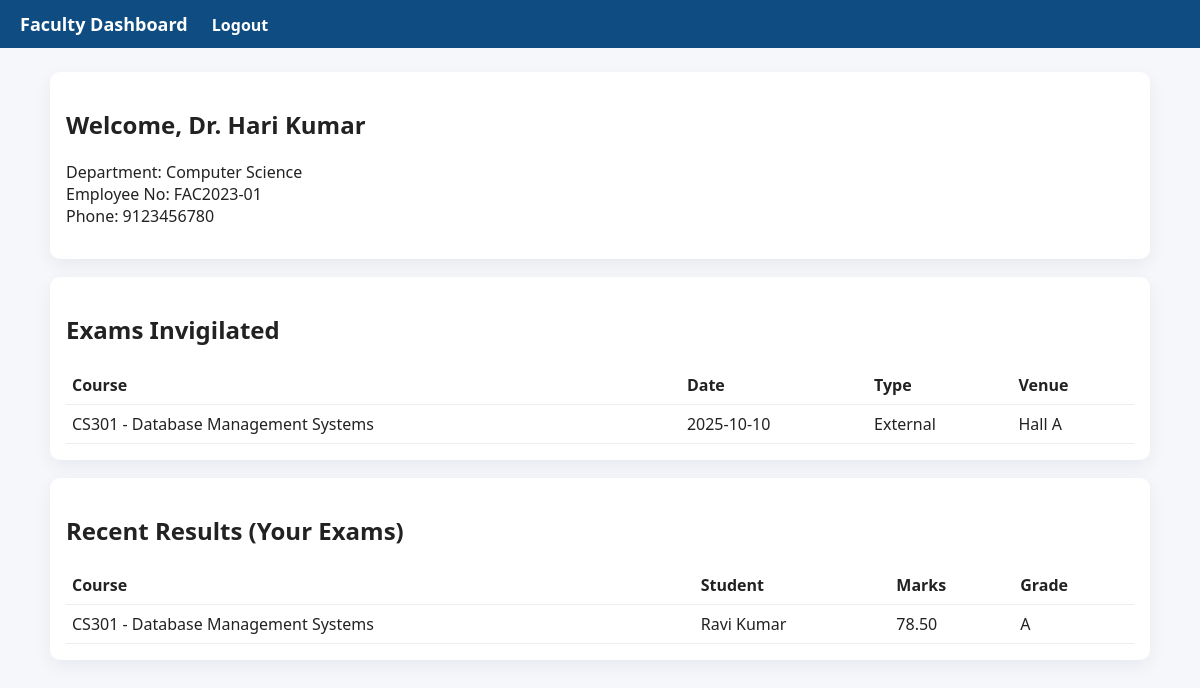
/dashboard_faculty.php (signed in), run on the app's committed database.
### tables this page shows
CREATE TABLE users (
  id INT AUTO_INCREMENT PRIMARY KEY,
  username VARCHAR(50) NOT NULL UNIQUE,
  password_hash VARCHAR(255) NOT NULL,
  full_name VARCHAR(150) NOT NULL,
  email VARCHAR(150) UNIQUE,
  role ENUM('admin','faculty','student') NOT NULL,
  created_at TIMESTAMP DEFAULT CURRENT_TIMESTAMP
);

CREATE TABLE faculty (
  faculty_id INT PRIMARY KEY,  
  employee_no VARCHAR(50) UNIQUE,
  department VARCHAR(80),
  phone VARCHAR(30),
  FOREIGN KEY (faculty_id) REFERENCES users(id) ON DELETE CASCADE
);

CREATE TABLE exams (
  id INT AUTO_INCREMENT PRIMARY KEY,
  course_id INT NOT NULL,
  exam_date DATE NOT NULL,
  total_marks INT NOT NULL DEFAULT 100,
  exam_type ENUM('Internal','External','Supplementary') DEFAULT 'External',
  invigilator_id INT,  
  venue VARCHAR(120),
  FOREIGN KEY (course_id) REFERENCES courses(id) ON DELETE CASCADE,
  FOREIGN KEY (invigilator_id) REFERENCES faculty(faculty_id) ON DELETE SET NULL
);

CREATE TABLE courses (
  id INT AUTO_INCREMENT PRIMARY KEY,
  code VARCHAR(20) NOT NULL UNIQUE,
  title VARCHAR(200) NOT NULL,
  credits DECIMAL(3,1) DEFAULT 3.0,
  semester INT,
  department VARCHAR(80)
);

CREATE TABLE results (
  id INT AUTO_INCREMENT PRIMARY KEY,
  exam_id INT NOT NULL,
  student_id INT NOT NULL,  
  marks_obtained DECIMAL(5,2) DEFAULT 0,
  grade VARCHAR(5),
  remarks VARCHAR(255),
  UNIQUE(exam_id, student_id),
  FOREIGN KEY (exam_id) REFERENCES exams(id) ON DELETE CASCADE,
  FOREIGN KEY (student_id) REFERENCES students(student_id) ON DELETE CASCADE
);

### functions.php (called while the page is built, shortened)
<?php
require_once __DIR__.'/config.php';
function is_logged_in(){
    return isset($_SESSION['user_id']);
}
function current_user(){
    global $mysqli;
    $id = (int)$_SESSION['user_id'];
    $res = $mysqli->query("SELECT id,username,full_name,email,role FROM users WHERE id=$id LIMIT 1");
    return $res->fetch_assoc();
}

### dashboard_faculty.php (the view, shortened to what this page needs)
<?php
require_once __DIR__.'/../inc/functions.php';
$u = current_user();
$faculty_id = $u['id'];
$info = $mysqli->query("SELECT * FROM faculty WHERE faculty_id=$faculty_id")->fetch_assoc();
$exams = $mysqli->query("SELECT e.*, c.code, c.title
                         FROM exams e
                         JOIN courses c ON e.course_id=c.id
                         WHERE e.invigilator_id=$faculty_id
                         ORDER BY e.exam_date DESC");
$results = $mysqli->query("SELECT r.*, u.full_name, c.code, c.title
                           FROM results r
                           JOIN exams e ON r.exam_id=e.id
                           JOIN courses c ON e.course_id=c.id
                           JOIN users u ON u.id=r.student_id
                           WHERE e.invigilator_id=$faculty_id
                           ORDER BY r.id DESC LIMIT 20");
?>
<!doctype html>
<html>
<head><meta charset="utf-8"><title>Faculty Dashboard</title><link rel="stylesheet" href="styles.css"></head>
<body>
<header>
  <h1>Faculty Dashboard</h1>
  <nav><a href="logout.php">Logout</a></nav>
</header>
<main class="container">
  <section class="card">
    <h2>Welcome, <?= htmlspecialchars($u['full_name']) ?></h2>
    <p>Department: <?= htmlspecialchars($info['department']) ?><br>
    Employee No: <?= htmlspecialchars($info['employee_no']) ?><br>
    Phone: <?= htmlspecialchars($info['phone']) ?></p>
  </section>
  <section class="card">
    <h2>Exams Invigilated</h2>
    <table>
      <thead><tr><th>Course</th><th>Date</th><th>Type</th><th>Venue</th></tr></thead>
      <tbody>
      <?php while($e=$exams->fetch_assoc()): ?>
        <tr>
          <td><?= htmlspecialchars($e['code']." - ".$e['title']) ?></td>
          <td><?= htmlspecialchars($e['exam_date']) ?></td>
          <td><?= htmlspecialchars($e['exam_type']) ?></td>
          <td><?= htmlspecialchars($e['venue']) ?></td>
        </tr>
      <?php endwhile; ?>
      </tbody>
    </table>
  </section>
  <section class="card">
    <h2>Recent Results (Your Exams)</h2>
    <table>
      <thead><tr><th>Course</th><th>Student</th><th>Marks</th><th>Grade</th></tr></thead>
      <tbody>
      <?php while($r=$results->fetch_assoc()): ?>
        <tr>
          <td><?= htmlspecialchars($r['code']." - ".$r['title']) ?></td>
          <td><?= htmlspecialchars($r['full_name']) ?></td>
          <td><?= htmlspecialchars($r['marks_obtained']) ?></td>
          <td><?= htmlspecialchars($r['grade']) ?></td>
        </tr>
      <?php endwhile; ?>
      </tbody>
    </table>
  </section>
</main>
</body></html>

### styles.css (style rules this page uses)
body { font-family: system-ui, -apple-system, "Segoe UI", Roboto, "Helvetica Neue", Arial; margin:0; background:#f5f7fb; color:#222; }
header { background:#0f4c81; color:white; padding:12px 20px; }
header h1 { margin:0; font-size:18px; display:inline-block; }
header nav { display:inline-block; margin-left:20px; }
header a { color:white; text-decoration:none; margin-right:10px; font-weight:600; }
.container { max-width:1100px; margin:24px auto; padding:0 12px; }
.card { background:white; padding:16px; border-radius:10px; box-shadow:0 6px 18px rgba(20,20,40,0.06); margin-bottom:18px; }
table { width:100%; border-collapse:collapse; margin-top:8px; }
table th, table td { border-bottom:1px solid #eee; padding:8px 6px; text-align:left; }

### data on the page
users: full_name "Dr. Hari Kumar"
faculty: department "Computer Science", employee_no "FAC2023-01", phone "9123456780"
exams: course.title "CS301 - Database Management Systems", exam_date "2025-10-10", exam_type "External", venue "Hall A"
results: courses.code+title "CS301 - Database Management Systems", users.full_name "Ravi Kumar", marks_obtained "78.50", grade "A"
